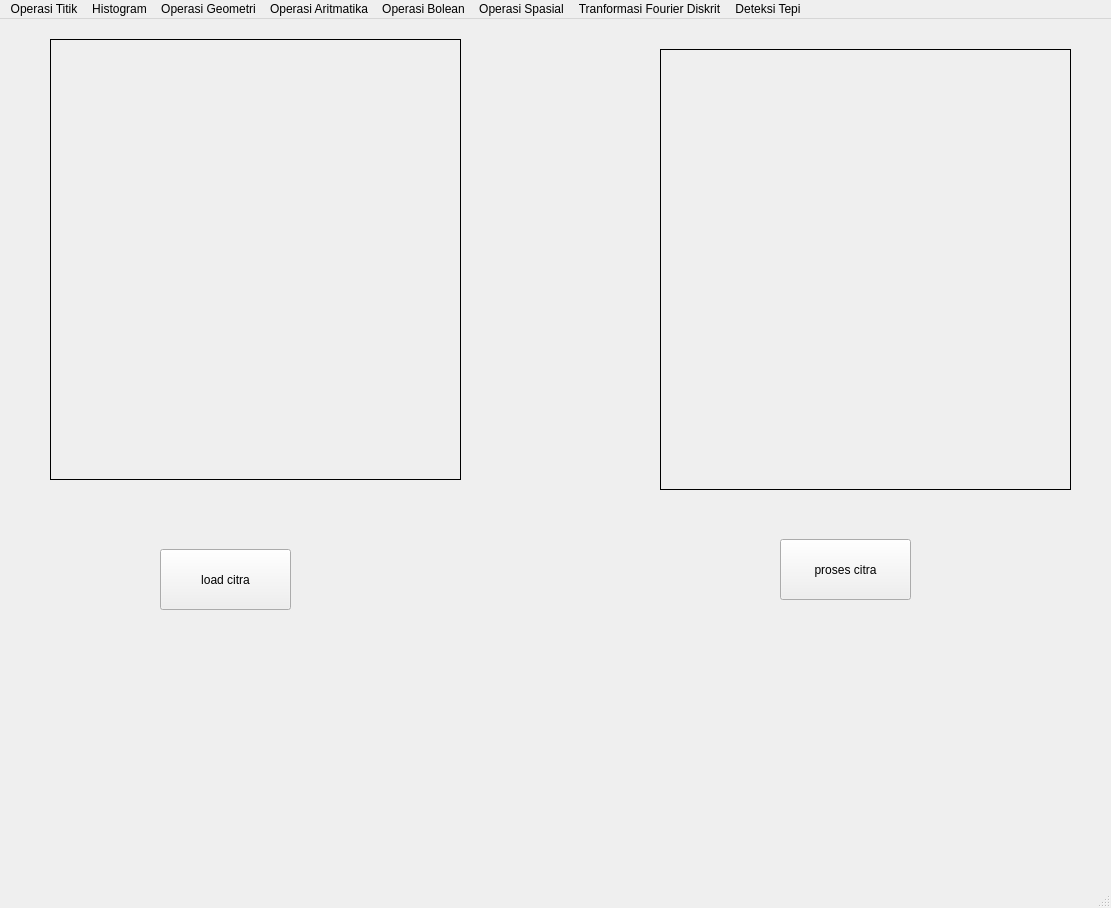
<?xml version="1.0" encoding="UTF-8"?>
<ui version="4.0">
 <class>MainWindow</class>
 <widget class="QMainWindow" name="MainWindow">
  <property name="geometry">
   <rect>
    <x>0</x>
    <y>0</y>
    <width>1111</width>
    <height>908</height>
   </rect>
  </property>
  <property name="windowTitle">
   <string>MainWindow</string>
  </property>
  <widget class="QWidget" name="centralwidget">
   <widget class="QPushButton" name="button_loadcitra">
    <property name="geometry">
     <rect>
      <x>160</x>
      <y>530</y>
      <width>131</width>
      <height>61</height>
     </rect>
    </property>
    <property name="text">
     <string>load citra</string>
    </property>
   </widget>
   <widget class="QLabel" name="label">
    <property name="geometry">
     <rect>
      <x>50</x>
      <y>20</y>
      <width>411</width>
      <height>441</height>
     </rect>
    </property>
    <property name="frameShape">
     <enum>QFrame::Box</enum>
    </property>
    <property name="text">
     <string/>
    </property>
   </widget>
   <widget class="QLabel" name="label_2">
    <property name="geometry">
     <rect>
      <x>660</x>
      <y>30</y>
      <width>411</width>
      <height>441</height>
     </rect>
    </property>
    <property name="frameShape">
     <enum>QFrame::Box</enum>
    </property>
    <property name="text">
     <string/>
    </property>
   </widget>
   <widget class="QPushButton" name="button_prosescitra">
    <property name="geometry">
     <rect>
      <x>780</x>
      <y>520</y>
      <width>131</width>
      <height>61</height>
     </rect>
    </property>
    <property name="text">
     <string>proses citra</string>
    </property>
   </widget>
  </widget>
  <widget class="QMenuBar" name="menubar">
   <property name="geometry">
    <rect>
     <x>0</x>
     <y>0</y>
     <width>1111</width>
     <height>26</height>
    </rect>
   </property>
   <widget class="QMenu" name="menuOperasi_titik">
    <property name="title">
     <string>Operasi Titik</string>
    </property>
    <addaction name="actionOperasi_Pencerahan"/>
    <addaction name="actionSimple_Contrast"/>
    <addaction name="actionContrast_Streching"/>
    <addaction name="actionnegative"/>
    <addaction name="actionoperasi_biner"/>
   </widget>
   <widget class="QMenu" name="menuHistogram">
    <property name="title">
     <string>Histogram</string>
    </property>
    <addaction name="actionhistogram_Grayscale"/>
    <addaction name="actionHistogram_RGB"/>
    <addaction name="actionHistogram_Equalization"/>
   </widget>
   <widget class="QMenu" name="menuOperasi_Geometri">
    <property name="title">
     <string>Operasi Geometri</string>
    </property>
    <widget class="QMenu" name="menuRotasi">
     <property name="title">
      <string>Rotasi</string>
     </property>
     <addaction name="action90_derajat"/>
     <addaction name="action_90_derajat"/>
     <addaction name="action_45_derajat"/>
     <addaction name="action45_derajat"/>
     <addaction name="action180_derajat"/>
    </widget>
    <widget class="QMenu" name="menuResize">
     <property name="title">
      <string>Resize</string>
     </property>
     <widget class="QMenu" name="menuZoom_in">
      <property name="title">
       <string>Zoom in</string>
      </property>
      <addaction name="action2x"/>
      <addaction name="action3x"/>
      <addaction name="action4x"/>
     </widget>
     <widget class="QMenu" name="menuZoom_Out">
      <property name="title">
       <string>Zoom Out</string>
      </property>
      <addaction name="action1_2"/>
      <addaction name="action1_4"/>
      <addaction name="action3_4"/>
     </widget>
     <widget class="QMenu" name="menuDimensi">
      <property name="title">
       <string>Dimensi</string>
      </property>
      <addaction name="action900x400"/>
     </widget>
     <addaction name="menuZoom_in"/>
     <addaction name="menuZoom_Out"/>
     <addaction name="menuDimensi"/>
    </widget>
    <addaction name="actionTranslasi"/>
    <addaction name="menuRotasi"/>
    <addaction name="menuResize"/>
    <addaction name="actionCrop"/>
   </widget>
   <widget class="QMenu" name="menuOperasi_Aritmatika">
    <property name="title">
     <string>Operasi Aritmatika</string>
    </property>
    <addaction name="actionTambah_Dan_Kurang"/>
    <addaction name="actionKali_dan_Bagi"/>
   </widget>
   <widget class="QMenu" name="menuOperasi_Bolean">
    <property name="title">
     <string>Operasi Bolean</string>
    </property>
    <addaction name="actionOperasi_AND"/>
   </widget>
   <widget class="QMenu" name="menuOperasi_Spasial">
    <property name="title">
     <string>Operasi Spasial</string>
    </property>
    <widget class="QMenu" name="menuKonvolusi">
     <property name="title">
      <string>Konvolusi</string>
     </property>
     <addaction name="actionKonvolusi_A"/>
     <addaction name="actionKonvolusi_B"/>
    </widget>
    <widget class="QMenu" name="menuMean_Filter">
     <property name="title">
      <string>Mean Filter</string>
     </property>
     <addaction name="actionKernel_1_4"/>
     <addaction name="actionKernel_1_9"/>
    </widget>
    <widget class="QMenu" name="menuSharping_Filter">
     <property name="title">
      <string>Sharping Filter</string>
     </property>
     <addaction name="actionke_i"/>
     <addaction name="actionke_ii"/>
     <addaction name="actionke_iii"/>
     <addaction name="actionke_iv"/>
     <addaction name="actionke_v"/>
     <addaction name="actionke_vi"/>
     <addaction name="actionLaplace"/>
    </widget>
    <addaction name="menuKonvolusi"/>
    <addaction name="menuMean_Filter"/>
    <addaction name="actionGaussian_Filter"/>
    <addaction name="menuSharping_Filter"/>
    <addaction name="actionMedianFilter"/>
    <addaction name="actionMaxFilter"/>
    <addaction name="actionMinFilter"/>
   </widget>
   <widget class="QMenu" name="menuTranformasi_Fourier_Diskrit">
    <property name="title">
     <string>Tranformasi Fourier Diskrit</string>
    </property>
    <addaction name="actionDFT_Smooting_Image"/>
    <addaction name="actionDFT_Edge_Detection"/>
   </widget>
   <widget class="QMenu" name="menuDeteksi_Tepi">
    <property name="title">
     <string>Deteksi Tepi</string>
    </property>
    <addaction name="actionOperasi_Sobel"/>
    <addaction name="actionOperasi_Prewitt"/>
    <addaction name="actionOperasi_Robert"/>
    <addaction name="actionOperasi_Canny"/>
   </widget>
   <addaction name="menuOperasi_titik"/>
   <addaction name="menuHistogram"/>
   <addaction name="menuOperasi_Geometri"/>
   <addaction name="menuOperasi_Aritmatika"/>
   <addaction name="menuOperasi_Bolean"/>
   <addaction name="menuOperasi_Spasial"/>
   <addaction name="menuTranformasi_Fourier_Diskrit"/>
   <addaction name="menuDeteksi_Tepi"/>
  </widget>
  <widget class="QStatusBar" name="statusbar"/>
  <action name="actionOperasi_Pencerahan">
   <property name="text">
    <string>Operasi Pencerahan</string>
   </property>
  </action>
  <action name="actionSimple_Contrast">
   <property name="text">
    <string>Simple Contrast</string>
   </property>
  </action>
  <action name="actionContrast_Streching">
   <property name="text">
    <string>Contrast Streching</string>
   </property>
  </action>
  <action name="actionNegative_Triggered">
   <property name="text">
    <string>Negative Triggered</string>
   </property>
  </action>
  <action name="actionnegative">
   <property name="text">
    <string>negative</string>
   </property>
  </action>
  <action name="actionoperasi_biner">
   <property name="text">
    <string>operasi biner</string>
   </property>
  </action>
  <action name="actionhistogram_Grayscale">
   <property name="text">
    <string>histogram Grayscale</string>
   </property>
  </action>
  <action name="actionHistogram_RGB">
   <property name="text">
    <string>Histogram RGB</string>
   </property>
  </action>
  <action name="actionHistogram_Equalization">
   <property name="text">
    <string>Histogram Equalization</string>
   </property>
  </action>
  <action name="actionTranslasi">
   <property name="text">
    <string>Translasi</string>
   </property>
  </action>
  <action name="action90_derajat">
   <property name="text">
    <string>90 derajat</string>
   </property>
  </action>
  <action name="action_90_derajat">
   <property name="text">
    <string>-90 derajat</string>
   </property>
  </action>
  <action name="action_45_derajat">
   <property name="text">
    <string>-45 derajat</string>
   </property>
  </action>
  <action name="action45_derajat">
   <property name="text">
    <string>45 derajat</string>
   </property>
  </action>
  <action name="action180">
   <property name="text">
    <string>180 derajat</string>
   </property>
  </action>
  <action name="action180_derajat">
   <property name="text">
    <string>180 derajat</string>
   </property>
  </action>
  <action name="actionRisize">
   <property name="text">
    <string>Risize</string>
   </property>
  </action>
  <action name="action2x">
   <property name="text">
    <string>2x</string>
   </property>
  </action>
  <action name="action3x">
   <property name="text">
    <string>3x</string>
   </property>
  </action>
  <action name="action4x">
   <property name="text">
    <string>4x</string>
   </property>
  </action>
  <action name="action1_2">
   <property name="text">
    <string>1/2</string>
   </property>
  </action>
  <action name="action1_4">
   <property name="text">
    <string>1/4</string>
   </property>
  </action>
  <action name="action3_4">
   <property name="text">
    <string>3/4</string>
   </property>
  </action>
  <action name="action900x400">
   <property name="text">
    <string>900x400</string>
   </property>
  </action>
  <action name="actionCrop">
   <property name="text">
    <string>Crop</string>
   </property>
  </action>
  <action name="actionTambah_Dan_Kurang">
   <property name="text">
    <string>Tambah Dan Kurang</string>
   </property>
  </action>
  <action name="actionOperasi_AND">
   <property name="text">
    <string>Operasi AND</string>
   </property>
  </action>
  <action name="actionKali_dan_Bagi">
   <property name="text">
    <string>Kali dan Bagi</string>
   </property>
  </action>
  <action name="actionKonvolusi_A">
   <property name="text">
    <string>Konvolusi A</string>
   </property>
  </action>
  <action name="actionKonvolusi_B">
   <property name="text">
    <string>Konvolusi B</string>
   </property>
  </action>
  <action name="actionKernel_1_4">
   <property name="text">
    <string>Kernel 1/4</string>
   </property>
  </action>
  <action name="actionKernel_1_9">
   <property name="text">
    <string>Kernel 1/9</string>
   </property>
  </action>
  <action name="actionGaussian_Filter">
   <property name="text">
    <string>Gaussian Filter</string>
   </property>
  </action>
  <action name="actionke_i">
   <property name="text">
    <string>ke i</string>
   </property>
  </action>
  <action name="actionke_ii">
   <property name="text">
    <string>ke ii</string>
   </property>
  </action>
  <action name="actionke_iii">
   <property name="text">
    <string>ke iii</string>
   </property>
  </action>
  <action name="actionke_iv">
   <property name="text">
    <string>ke iv</string>
   </property>
  </action>
  <action name="actionke_v">
   <property name="text">
    <string>ke v</string>
   </property>
  </action>
  <action name="actionke_vi">
   <property name="text">
    <string>ke vi</string>
   </property>
  </action>
  <action name="actionLaplace">
   <property name="text">
    <string>Laplace</string>
   </property>
  </action>
  <action name="actionMedianFilter">
   <property name="text">
    <string>MedianFilter</string>
   </property>
  </action>
  <action name="actionMaxFilter">
   <property name="text">
    <string>MaxFilter</string>
   </property>
  </action>
  <action name="actionMinFilter">
   <property name="text">
    <string>MinFilter</string>
   </property>
  </action>
  <action name="actionDFT_Smooting_Image">
   <property name="text">
    <string>DFT Smooting Image</string>
   </property>
  </action>
  <action name="actionDFT_Edge_Detection">
   <property name="text">
    <string>DFT Edge Detection</string>
   </property>
  </action>
  <action name="actionOperasi_Sobel">
   <property name="text">
    <string>Operasi Sobel</string>
   </property>
  </action>
  <action name="actionOperasi_Prewitt">
   <property name="text">
    <string>Operasi Prewitt</string>
   </property>
  </action>
  <action name="actionOperasi_Robert">
   <property name="text">
    <string>Operasi Robert</string>
   </property>
  </action>
  <action name="actionOperasi_Canny">
   <property name="text">
    <string>Operasi Canny</string>
   </property>
  </action>
 </widget>
 <resources/>
 <connections/>
</ui>
